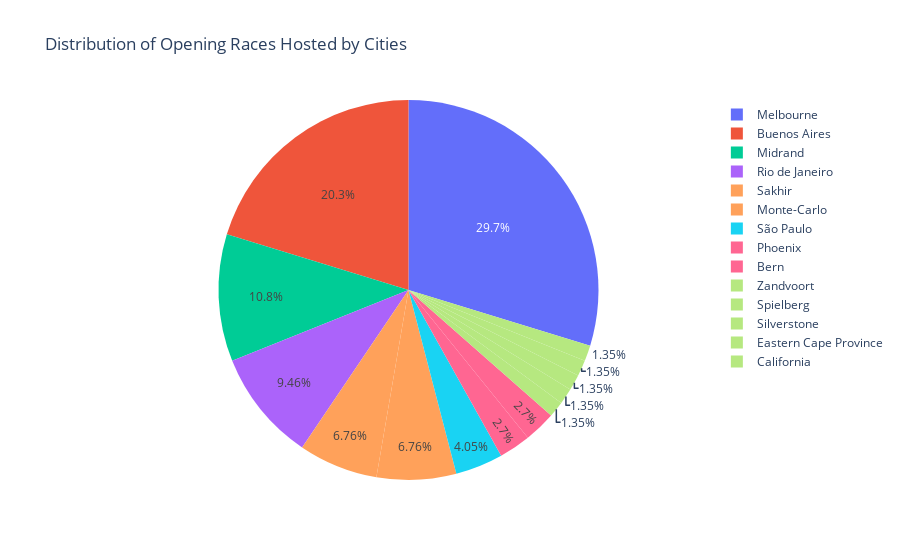

The cell this chart's notebook holds for it:
### Code cell
fig2 = px.pie(opening_circuit, names='City', values='Opening Races Hosted',
             title='Distribution of Opening Races Hosted by Cities',
             color='Opening Races Hosted')
fig2.show()
fig2.write_image("plot2.png")

### Figure 1 — Plotly figure (JSON) as saved in the notebook; plotly's stock layout.template omitted (floating-point values rounded to 4 significant figures)
{"data": [{"customdata": [[22], [15], [8], [7], [5], [5], [3], [2], [2], [1], [1], [1], [1], [1]], "domain": {"x": [0, 1], "y": [0, 1]}, "hovertemplate": "City=%{label}<br>Opening Races Hosted=%{customdata[0]}<extra></extra>", "labels": ["Melbourne", "Buenos Aires", "Midrand", "Rio de Janeiro", "Sakhir", "Monte-Carlo", "São Paulo", "Phoenix", "Bern", "Zandvoort", "Spielberg", "Silverstone", "Eastern Cape Province", "California"], "legendgroup": "", "marker": {"colors": ["#636efa", "#EF553B", "#00cc96", "#ab63fa", "#FFA15A", "#FFA15A", "#19d3f3", "#FF6692", "#FF6692", "#B6E880", "#B6E880", "#B6E880", "#B6E880", "#B6E880"]}, "name": "", "showlegend": true, "type": "pie", "values": [22, 15, 8, 7, 5, 5, 3, 2, 2, 1, 1, 1, 1, 1]}], "layout": {"legend": {"tracegroupgap": 0}, "title": {"text": "Distribution of Opening Races Hosted by Cities"}}}
